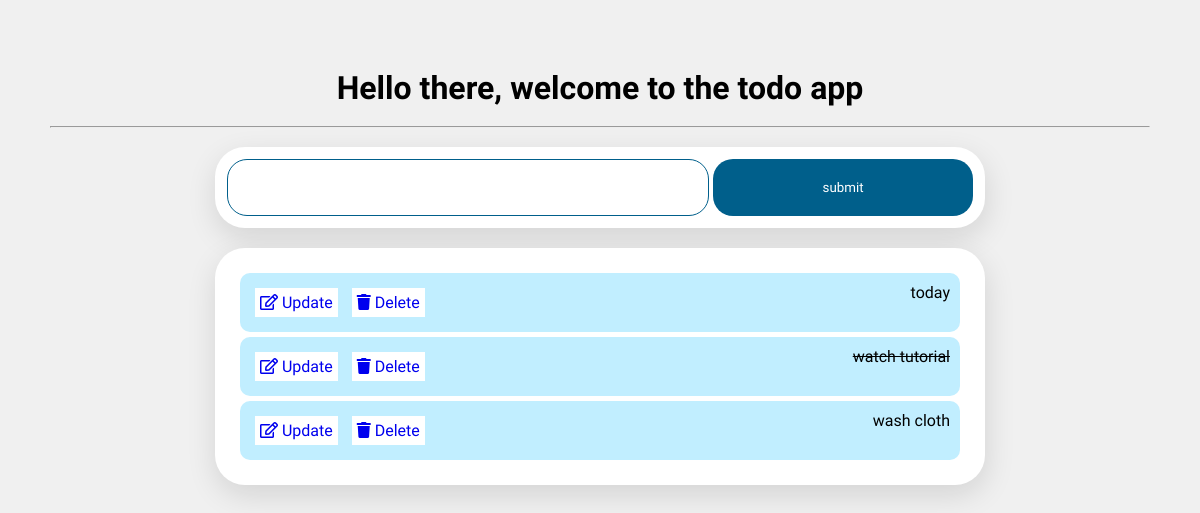
Before: / with the older database file.
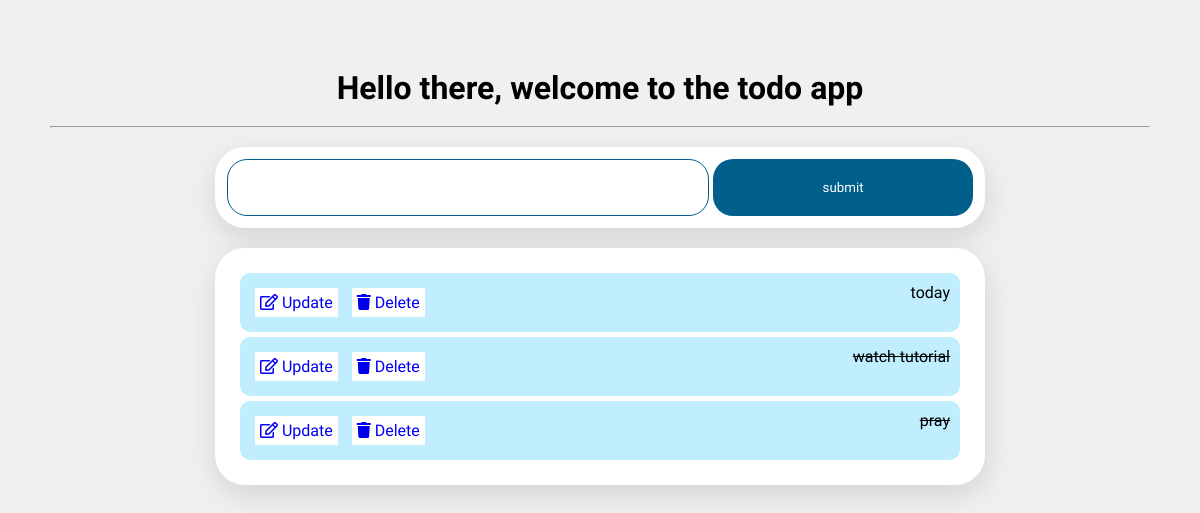
After: the same page with the newer database file.
### todoapp/models.py (models this page shows)
class Task(models.Model):
    title = models.CharField(max_length=200)
    completed = models.BooleanField(default=False)
    created = models.DateTimeField(auto_now_add=True)
    def __str__(self):
        return self.title

### todoapp/views.py (the view)
# urls.py: 2. Add a URL to urlpatterns:  path('', views.home, name='home')
def home(request):
    task = Task.objects.all()
    form = TaskForm()
    if request.method == 'POST':
        form = TaskForm(request.POST)
        if form.is_valid():
            form.save()
        return redirect('/')
    context = {'tasks': task, 'taskform': form}
    return render(request, 'todoapp/index.html', context)

### todoapp/forms.py
class TaskForm(forms.ModelForm):
    class Meta:
        model = Task
        fields = '__all__'

### todoapp/templates/todoapp/index.html (shortened to what this page needs)
<!DOCTYPE html>
{% load static %}
<html lang="en">
<head>
    <link rel="stylesheet" href="https://use.fontawesome.com/releases/v5.15.3/css/all.css">
    <link rel="stylesheet" type="text/css" href="{% static 'todoapp/style.css' %}">
</head>
<body>
{% include 'todoapp/header.html'%}
<div class="forms">
    <form action="/" method="post">
        {{taskform.title}}
        <input type="submit" value="submit" name="submit">
    </form>
</div>
<div class="work">
{% for row in tasks %}
    {% if row.completed == True%}
    <div class="todo">
        <div class="icons">
            <a href="{% url 'update_task' row.id %}"><i class="far fa-edit"></i> Update</a>
            <a href="{% url 'delete' row.id %}"><i class="fas fa-trash"></i>  Delete</a>
        </div>
            <p style="text-decoration:line-through;">{{row}}</p>
    </div>
    {% else%}
    <div class="todo">
        <div class="icons">
            <a href="{% url 'update_task' row.id %}"><i class="far fa-edit"></i> Update</a>
            <a href="{% url 'delete' row.id %}"><i class="fas fa-trash"></i>  Delete</a>
        </div>
        <p>{{row}}</p>
    </div>
    {% endif %}
{% endfor%}
</div>
</body>
</html>

### todoapp/templates/todoapp/header.html
<br>
<h1>Hello there, welcome to the todo app</h1>
<br>
<hr>
<br>

### todoapp/static/todoapp/style.css (style rules this page uses)
* { padding: 0; margin: 0; -webkit-box-sizing: border-box; box-sizing: border-box; font-family: 'Roboto Condensed', sans-serif; }
body { background: #f0f0f0; padding: 50px; }
h1 { text-align: center; }
.forms { background: #fff; -webkit-box-shadow: 1px 10px 30px rgba(0, 0, 0, 0.12); box-shadow: 1px 10px 30px rgba(0, 0, 0, 0.12); border-radius: 30px; padding: 10px; width: 70%; margin: auto; }
.forms form { display: -webkit-box; display: -ms-flexbox; display: flex; -ms-flex-pack: distribute; justify-content: space-around; }
.forms form input { padding: 20px; margin: 2px; }
.forms form input[type=text] { -webkit-box-flex: 2; -ms-flex: 2; flex: 2; border: 1px solid #005f8b; border-radius: 20px; outline: none; }
.forms form input[type=submit] { -webkit-box-flex: 1; -ms-flex: 1; flex: 1; border: none; border-radius: 20px; background: #005f8b; color: #fff; cursor: pointer; }
.work { width: 70%; margin: auto; background: #fff; -webkit-box-shadow: 1px 10px 30px rgba(0, 0, 0, 0.12); box-shadow: 1px 10px 30px rgba(0, 0, 0, 0.12); border-radius: 30px; padding: 20px; margin-top: 20px; }
.work .todo { padding: 10px; margin: 5px; background: #c1eeff; border-radius: 10px; display: -webkit-box; display: -ms-flexbox; display: flex; -webkit-box-pack: justify; -ms-flex-pack: justify; justify-content: space-between; }
.work .todo a { padding: 5px; display: inline-block; background: #fff; margin: 5px; text-decoration: none; }

Changed rows visible on the page:
removed Task: title "wash cloth"
added Task: title "pray"
